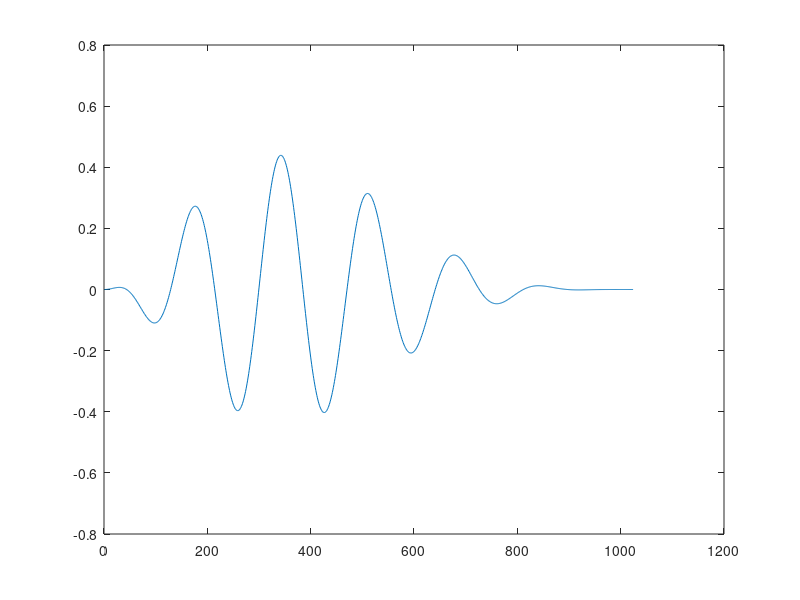
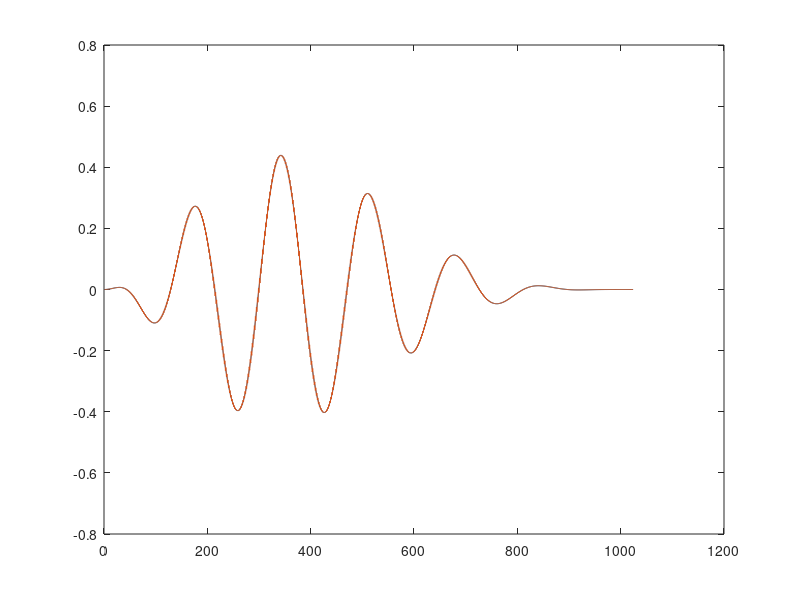
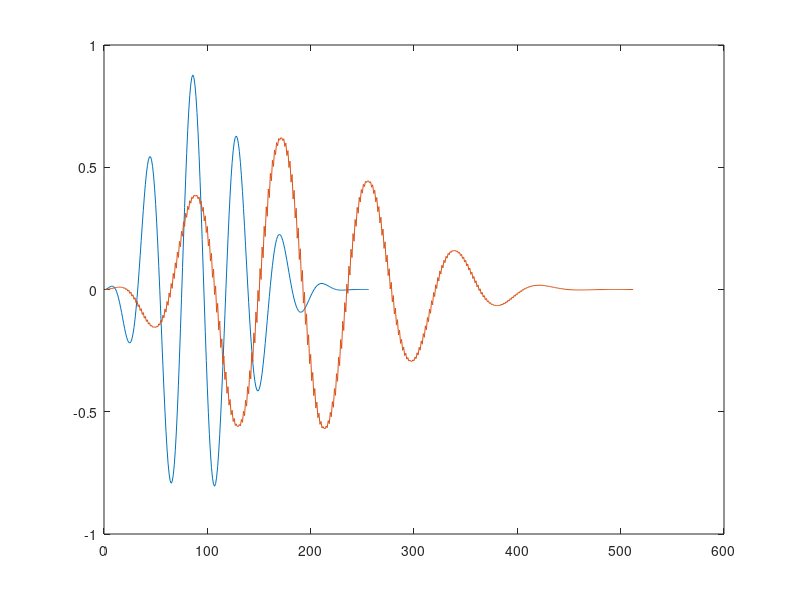

MATLAB code to generate these figures, in order:
N = 1024;
for n = 1:N
    m = (n-1) / N;
    g(n) = 20 * m^2 * (1-m)^4 * cos(12*pi*m);
end

figure
plot(g)

i = 1;
media = zeros(512,1);
detalhe = zeros(512,1);


for n = 1:2:N
    
     media(i) =  ( g(n) + g(n+1) ) / sqrt(2);
     detalhe(i) = ( g(n+1) - g(n) ) / sqrt(2);
    
    i = i + 1;
end

sinalTransformado = [media;detalhe];

inverso = zeros(1024,1);

i = 1;
for j = 1:2:N
    inverso(j) = ( media(i) + detalhe(i) ) / sqrt(2);
    inverso(j+1) = ( media(i) - detalhe(i) ) / sqrt(2);
    i = i + 1;
end

figure,plot(g)
hold on
plot(inverso)
hold off

%nivel 2


N = 512;
i = 1;
media2 = zeros(256,1);
detalhe2 = zeros(256,1);


for n = 1:2:N
    
     media2(i) =  ( media(n) + media(n+1) ) / sqrt(2);
     detalhe2(i) = ( media(n+1) - media(n) ) / sqrt(2);
    
    i = i + 1;
end

sinalTransformado2 = [media2;detalhe2];

inverso2 = zeros(512,1);

i = 1;
for j = 1:2:N
    inverso2(j) = ( media2(i) + detalhe2(i) ) / sqrt(2);
    inverso2(j+1) = ( media2(i) - detalhe2(i) ) / sqrt(2);
    i = i + 1;
end

figure,plot(media2)
hold on
plot(inverso2)
hold off